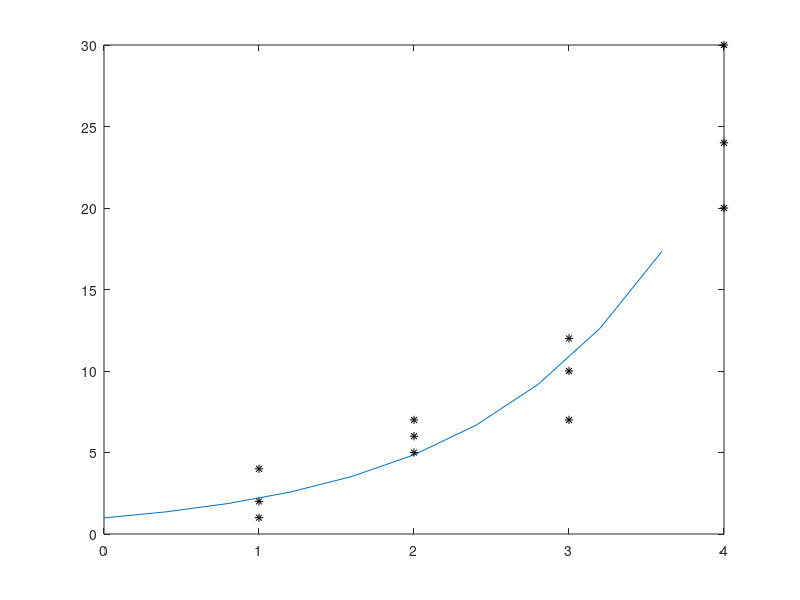

Reproduce this figure in MATLAB.
x = [0.000000 0.400000 0.800000 1.200000 1.600000 2.000000 2.400000 2.800000 3.200000 3.600000];
y = [0.988568 1.359080 1.868457 2.568748 3.531504 4.855098 6.674770 9.176447 12.615745 17.344076];
x0 = [4 4 4 1 1 1 2 2 2 3 3 3];
y0 = [20 30 24 1 2 4 5 7 6 7 10 12];

plot(x, y);
hold;
plot(x0, y0, 'k *');

print("-r60", "exponential-regression.png");